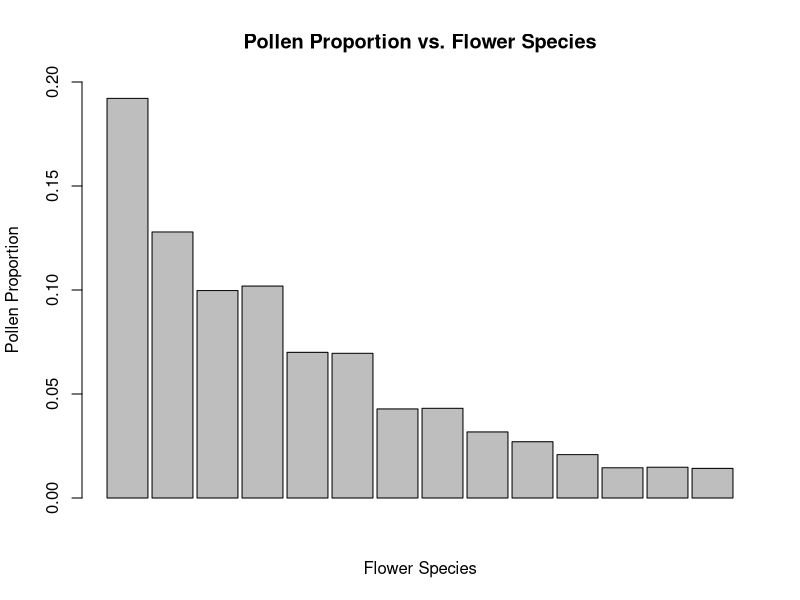

Here is the R script that generated this plot:
## ---- chunk 1
knitr::opts_chunk$set(echo = TRUE)
## ---- chunk 2
bee_data <- read.csv("bee_data.csv", sep = ',', header = TRUE, stringsAsFactors = TRUE)
bee_data
head(bee_data)
df_bee_data <- data.frame(bee_data)
## ---- chunk 3
Prunus <- (bee_data$P_Prunus.group)
Prunus
Brassicaceae <- (bee_data$P_Brassicaceae)
Brassicaceae
Lamium <- (bee_data$P_Lamium)
Lamium
Acer <- (bee_data$P_Acer)
Acer
Lonicera <- (bee_data$P_Lonicera)
Lonicera
Salix <- (bee_data$P_Salix)
Salix
Prunus_Group_B <- sample(bee_data$P_Prunus.groupB)
Prunus_Group_B
Papaver <- (bee_data$P_Papaver)
Papaver
Cytisus <- (bee_data$P_Cytisus)
Cytisus
Trifolium_repens <- (bee_data$P_Trifolium.repens.group)
Trifolium_repens
Aesculus <- (bee_data$P_Aesculus)
Aesculus
Pulmonaria_Group <- (bee_data$P_Pulmonaria.group)
Pulmonaria_Group
Laburnum <- (bee_data$P_Laburnum)
Laburnum
Phacelia <- (bee_data$P_Phacelia)
Phacelia
## ---- chunk 4
mean(Prunus)
mean(Brassicaceae)
mean(Lamium)
mean(Acer)
mean(Lonicera)
mean(Salix)
mean(Prunus_Group_B)
mean(Papaver)
mean(Cytisus)
mean(Trifolium_repens)
mean(Aesculus)
mean(Pulmonaria_Group)
mean(Laburnum)
mean(Phacelia)
## ---- chunk 5
total_species_count <- (mean(Phacelia) + mean(Laburnum) + mean(Pulmonaria_Group) + mean(Aesculus) + mean(Cytisus) + mean(Papaver) + mean(Prunus_Group_B) + mean(Salix) + mean(Lonicera) + mean(Acer) + mean(Lamium) + mean(Brassicaceae) + mean(Prunus))
total_species_count
percentage_Phacelia<- (mean(Phacelia) / total_species_count)
percentage_Phacelia
percentage_Laburnum <- (mean(Laburnum) / total_species_count)
percentage_Laburnum
percentage_Pulmonaria_Group <- (mean(Pulmonaria_Group) / total_species_count)
percentage_Pulmonaria_Group
percentage_Aesculus <- (mean(Aesculus) / total_species_count)
percentage_Aesculus
percentage_Trifolium_repens <- (mean(Trifolium_repens) / total_species_count)
percentage_Trifolium_repens
percentage_Cytisus <- (mean(Cytisus) / total_species_count)
percentage_Cytisus
percentage_Papaver <- (mean(Papaver) / total_species_count)
percentage_Papaver
percentage_Prunus_Group_B <- (mean(Prunus_Group_B) / total_species_count)
percentage_Prunus_Group_B
percentage_Salix <- (mean(Salix) / total_species_count)
percentage_Salix
percentage_Lonicera <- (mean(Lonicera) / total_species_count)
percentage_Lonicera
percentage_Acer <- (mean(Acer) / total_species_count)
percentage_Acer
percentage_Lamium <- (mean(Lamium) / total_species_count)
percentage_Lamium
percentage_Brassicaceae <- (mean(Brassicaceae) / total_species_count)
percentage_Brassicaceae
percentage_Prunus <- (mean(Prunus) / total_species_count)
percentage_Prunus
## ---- chunk 6
means <- c(mean(Prunus), mean(Brassicaceae), mean(Lamium), mean(Acer), mean(Lonicera), mean(Salix), mean(Prunus_Group_B), mean(Papaver), mean(Cytisus), mean(Trifolium_repens), mean(Aesculus), mean(Pulmonaria_Group), mean(Laburnum), mean(Phacelia))
Flower_species <- c(Prunus, Brassicaceae, Lamium, Acer, Lonicera, Salix, Prunus_Group_B, Papaver, Cytisus, Trifolium_repens, Aesculus, Pulmonaria_Group, Laburnum,  Phacelia)
barplot(means, ylim = c(0.00, 0.20), space = 0.1, xlab = "Flower Species",
    ylab = "Pollen Proportion", main = "Pollen Proportion vs. Flower Species")
